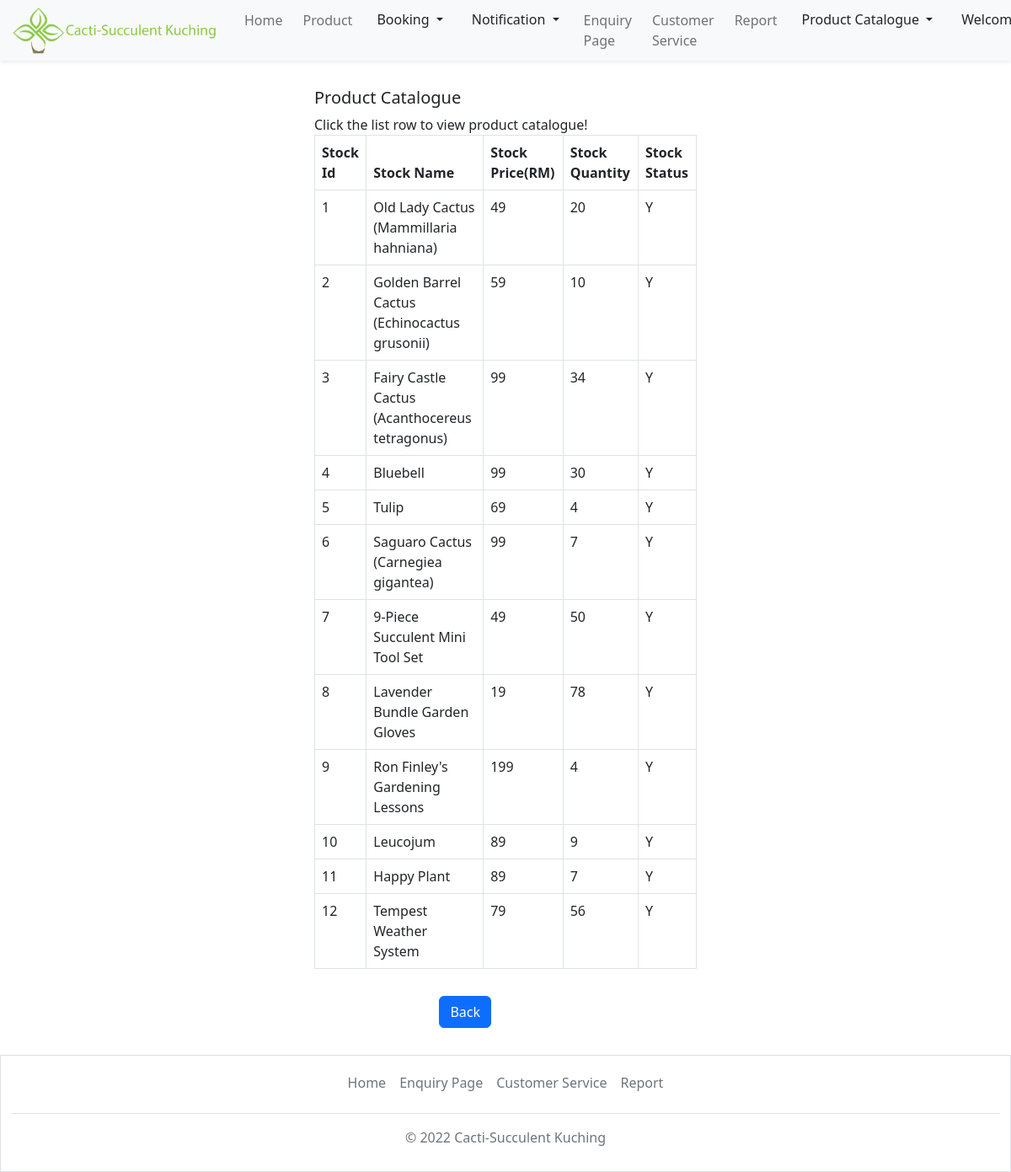
Before: /admin/searchProductCatalogue.php (signed in) with the older database file.
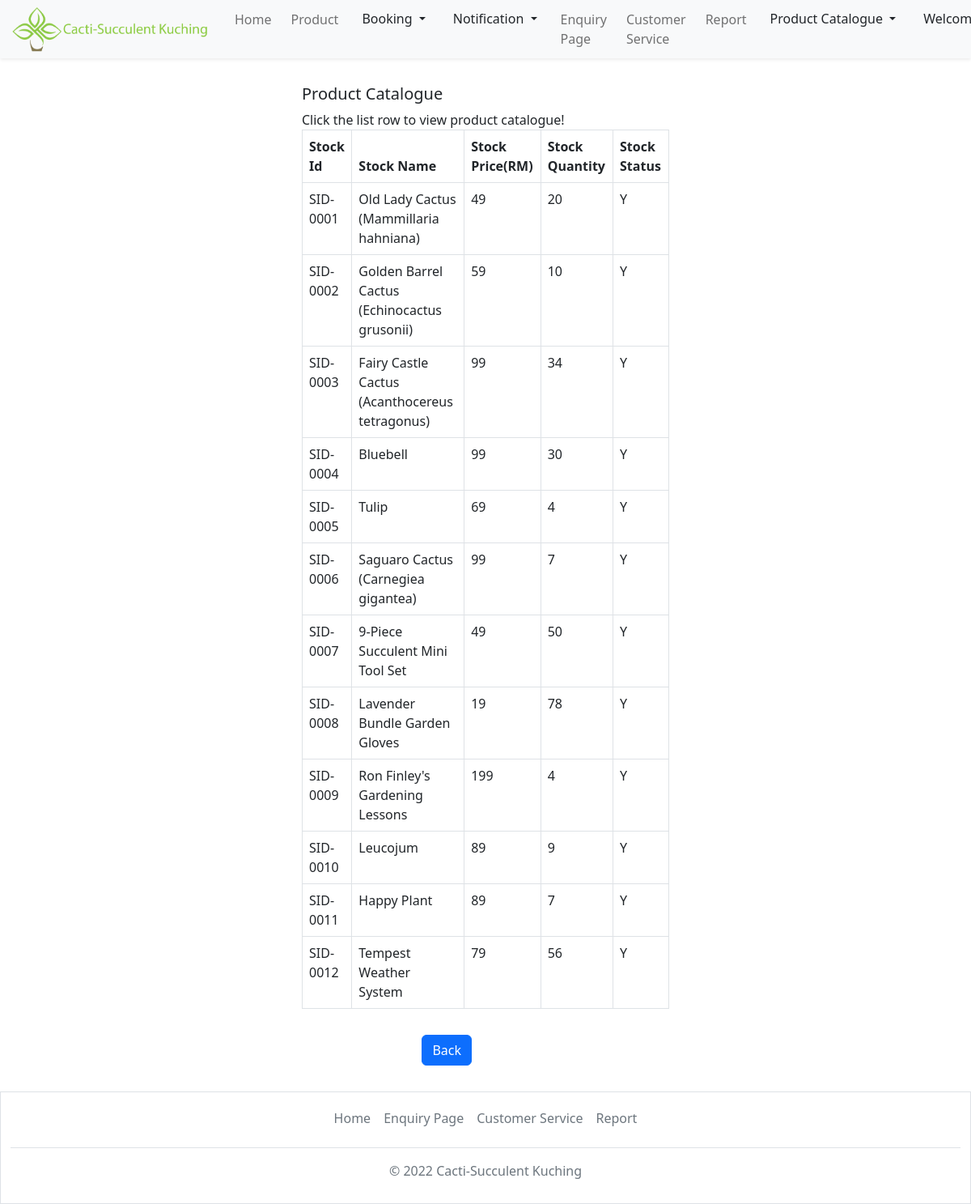
After: the same page with the newer database file.
### tables this page shows
CREATE TABLE `tblproductcatalogue` (
  `stockId` VARCHAR(15) NOT NULL,
  `stockName` varchar(50) DEFAULT NULL,
  `stockDetail` text DEFAULT NULL,
  `stockType` varchar(50) DEFAULT NULL,
  `stockPicture` varchar(100) DEFAULT NULL,
  `stockPrice` varchar(10) DEFAULT NULL,
  `stockQuantity` varchar(10) DEFAULT NULL,
  `stockStatus` char(1) DEFAULT NULL
);

### admin/searchProductCatalogue.php (the view, shortened to what this page needs)
<?php
    include('../Account.php');
?>
<!DOCTYPE html>
<html lang="en">
    <head>
        <link rel="stylesheet" href="..\styles\homepage.css">
        <link href="https://cdn.jsdelivr.net/npm/bootstrap@5.2.2/dist/css/bootstrap.min.css" rel="stylesheet">
    </head>
<body>
<nav class="navbar navbar-expand-lg">
    <div class="container-fluid fixed-top shadow-sm bg-light">
        <a class="navbar-brand" href="admin.php">
            <img src="..\images\logo.png" alt="logo" style="width:250px;" class="rounded-pill">
        </a>
        <div class="collapse navbar-collapse justify-content-end" id="collapsibleNavbar">
            <ul class="navbar-nav">
                <li class="nav-item p-1">
                    <a class="nav-link" href="admin.php">Home</a>
                </li>
                <li class="nav-item p-1">
                    <a class="nav-link" href="#">Product</a>
                </li>
                <li class="nav-item p-1">
                    <div class="dropdown">
                        <button class="btn dropdown-toggle" type="button" data-bs-toggle="dropdown" aria-expanded="false">
                             Booking
                        </button>
                    </div>
                </li>
                <li class="nav-item p-1">
                    <div class="dropdown">
                        <button class="btn dropdown-toggle" type="button" data-bs-toggle="dropdown" data-bs-auto-close="false" aria-expanded="false">
                             Notification
                        </button>
                    </div>
                </li>
                <li class="nav-item p-1">
                    <a class="nav-link" href="enquiryManage.php">Enquiry Page</a>
                </li>
                <li class="nav-item p-1">
                    <a class="nav-link" href="admincustomerservice.php">Customer Service</a>
                </li>
                <li class="nav-item p-1">
                    <a class="nav-link" href="#">Report</a>
                </li>
                <li class="nav-item p-1">
                    <div class="dropdown">
                        <button class="btn dropdown-toggle" type="button" data-bs-toggle="dropdown" aria-expanded="false">
                             Product Catalogue
                        </button>
                    </div>
                </li>
                <li class="nav-item p-1">
                    <div class="dropdown">
                        <button class="btn dropdown-toggle" type="button" data-bs-toggle="dropdown" aria-expanded="false">
                             Welcome Back, <?php echo $_SESSION['user']['username']; ?>!
                        </button>
                    </div>
                </li>
            </ul>
        </div>
    </div>
</nav>
<?php
	$SQL = "SELECT * FROM tblProductCatalogue";
	$Result = mysqli_query($con, $SQL);
	if(mysqli_num_rows($Result) > 0)
	{
	?>
		<div class="row">
			<div class="form-group row col-md-5 p-3 mx-auto">
				<h5>
					<?php if($_GET['Id'] == "E") echo "Edit Product Catalogue";
						else echo "Product Catalogue"; ?>
				</h5>
                <div class="callout callout-warning">
				 <?php
				 	if($_GET["Id"] == "E")	echo "<span>Click the list row to edit product catalogue!</span>";
		 			else echo "<span>Click the list row to view product catalogue!</span>";  ?>
                </div>
         		<br/>
				<form class="contact100-form validate-form" method="POST">
					<table id="example" class="table table-bordered table-hover">
				 		<thead>
                			<tr>
            					<th>Stock Id</th>
								<th>Stock Name</th>
								<th>Stock Price(RM)</th>
                                <th>Stock Quantity</th>
                                <th>Stock Status</th>
           					</tr>
                  		</thead>
                		<tbody>
						<?php
							for($i = 0; $i < mysqli_num_rows($Result); $i++)
							{
								$RecRow = mysqli_fetch_array($Result);
								echo "<tr class = \"Row\"";
								if($_GET['Id'] == "E")
								echo "onclick = \"location = 'addProductCatalogue.php?Id=".$RecRow['stockId']."'\"";
								else echo  "onclick = \"location = 'viewProductCatalogue.php?Id=".$RecRow['stockId']."'\"";
								echo ">";
								echo "<td>".$RecRow['stockId']."</td>";
								echo "<td>".$RecRow['stockName']."</td>";
								echo "<td>".$RecRow['stockPrice']."</td>";
                                echo "<td>".$RecRow['stockQuantity']."</td>";
								echo "<td>".$RecRow['stockStatus']."</td>";
								echo "</tr>";
							}
						?>
					  	</tbody>
					</table>
				</form>
				<div class="row">
					<div class="form-group row col-md-5 p-3 mx-auto">
						<div class="col-md-7">
						    <button type="submit" class="btn btn-primary" onclick="history.back()">
							    Back
						    </button>
                        </div>
					</div>
				</div>
			</div>
		</div>
	<?php
	}
?>
</body>
</html>
<div class="container-fluid border" style="width: 100%;">
  <footer class="py-1 my-2">
  <ul class="nav justify-content-center border-bottom pb-3 mb-3">
      <li class="nav-item"><a href="admin.php" class="nav-link px-2 text-muted">Home</a></li>
      <li class="nav-item"><a href="viewEnquiry.php" class="nav-link px-2 text-muted">Enquiry Page</a></li>
      <li class="nav-item"><a href="admincustomerservice.php" class="nav-link px-2 text-muted">Customer Service</a></li>
      <li class="nav-item"><a href="#" class="nav-link px-2 text-muted">Report</a></li>
    </ul>
    <p class="text-center text-muted">© 2022 Cacti-Succulent Kuching</p>
  </footer>
</div>

Changed rows visible on the page:
removed tblproductcatalogue: stockId "1", stockName "Old Lady Cactus (Mammillaria hahniana)", stockPrice "49", stockQuantity "20", stockStatus "Y"
removed tblproductcatalogue: stockId "2", stockName "Golden Barrel Cactus (Echinocactus grusonii)", stockPrice "59", stockQuantity "10", stockStatus "Y"
removed tblproductcatalogue: stockId "3", stockName "Fairy Castle Cactus (Acanthocereus tetragonus)", stockPrice "99", stockQuantity "34", stockStatus "Y"
removed tblproductcatalogue: stockId "4", stockName "Bluebell", stockPrice "99", stockQuantity "30", stockStatus "Y"
removed tblproductcatalogue: stockId "5", stockName "Tulip", stockPrice "69", stockQuantity "4", stockStatus "Y"
removed tblproductcatalogue: stockId "6", stockName "Saguaro Cactus (Carnegiea gigantea)", stockPrice "99", stockQuantity "7", stockStatus "Y"
removed tblproductcatalogue: stockId "7", stockName "9-Piece Succulent Mini Tool Set", stockPrice "49", stockQuantity "50", stockStatus "Y"
removed tblproductcatalogue: stockId "8", stockName "Lavender Bundle Garden Gloves", stockPrice "19", stockQuantity "78", stockStatus "Y"
removed tblproductcatalogue: stockId "9", stockName "Ron Finley's Gardening Lessons", stockPrice "199", stockQuantity "4", stockStatus "Y"
removed tblproductcatalogue: stockId "10", stockName "Leucojum", stockPrice "89", stockQuantity "9", stockStatus "Y"
removed tblproductcatalogue: stockId "11", stockName "Happy Plant", stockPrice "89", stockQuantity "7", stockStatus "Y"
removed tblproductcatalogue: stockId "12", stockName "Tempest Weather System", stockPrice "79", stockQuantity "56", stockStatus "Y"
added tblproductcatalogue: stockId "SID-0001", stockName "Old Lady Cactus (Mammillaria hahniana)", stockPrice "49", stockQuantity "20", stockStatus "Y"
added tblproductcatalogue: stockId "SID-0002", stockName "Golden Barrel Cactus (Echinocactus grusonii)", stockPrice "59", stockQuantity "10", stockStatus "Y"
added tblproductcatalogue: stockId "SID-0003", stockName "Fairy Castle Cactus (Acanthocereus tetragonus)", stockPrice "99", stockQuantity "34", stockStatus "Y"
added tblproductcatalogue: stockId "SID-0004", stockName "Bluebell", stockPrice "99", stockQuantity "30", stockStatus "Y"
added tblproductcatalogue: stockId "SID-0005", stockName "Tulip", stockPrice "69", stockQuantity "4", stockStatus "Y"
added tblproductcatalogue: stockId "SID-0006", stockName "Saguaro Cactus (Carnegiea gigantea)", stockPrice "99", stockQuantity "7", stockStatus "Y"
added tblproductcatalogue: stockId "SID-0007", stockName "9-Piece Succulent Mini Tool Set", stockPrice "49", stockQuantity "50", stockStatus "Y"
added tblproductcatalogue: stockId "SID-0008", stockName "Lavender Bundle Garden Gloves", stockPrice "19", stockQuantity "78", stockStatus "Y"
added tblproductcatalogue: stockId "SID-0009", stockName "Ron Finley's Gardening Lessons", stockPrice "199", stockQuantity "4", stockStatus "Y"
added tblproductcatalogue: stockId "SID-0010", stockName "Leucojum", stockPrice "89", stockQuantity "9", stockStatus "Y"
added tblproductcatalogue: stockId "SID-0011", stockName "Happy Plant", stockPrice "89", stockQuantity "7", stockStatus "Y"
added tblproductcatalogue: stockId "SID-0012", stockName "Tempest Weather System", stockPrice "79", stockQuantity "56", stockStatus "Y"
